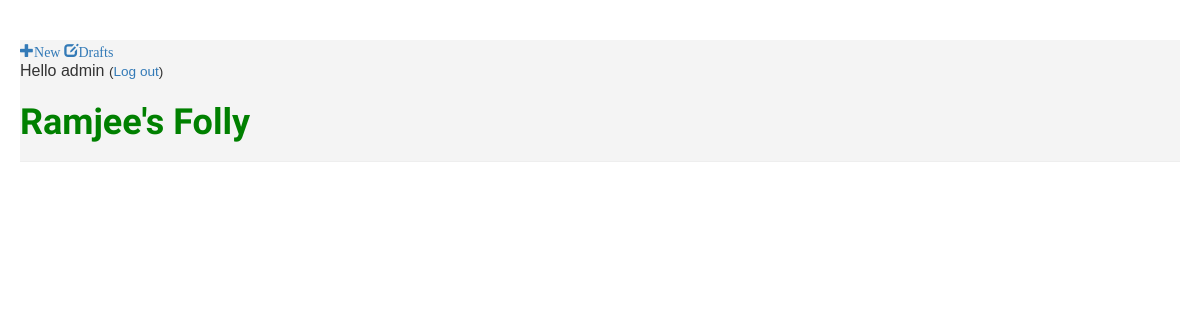
Before: /drafts/ (signed in) with the older database file.
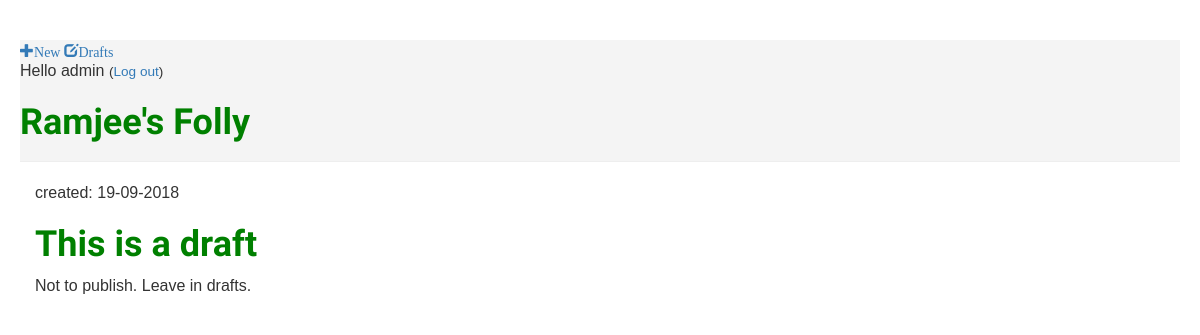
After: the same page with the newer database file.
### blog/models.py (models this page shows, shortened)
class Post(models.Model):
    author = models.ForeignKey('auth.User', on_delete=models.CASCADE)
    title = models.CharField(max_length=200)
    text = models.TextField()
    image = models.ImageField(upload_to=upload_location,
    		null=True, blank=True)
    height_field = models.IntegerField(default=0)
    width_field = models.IntegerField(default=0)
    created_date = models.DateTimeField(
            default=timezone.now)
    published_date = models.DateTimeField(
            blank=True, null=True)

### blog/views.py (the view)
# urls.py: path('drafts/', views.post_draft_list, name='post_draft_list'),
@login_required
def post_draft_list(request):
    posts = Post.objects.filter(published_date__isnull=True).order_by('created_date')
    return render(request, 'blog/post_draft_list.html', {'posts': posts})

### blog/templates/blog/post_draft_list.html
{% extends 'blog/base.html' %}
{% block content %}
    {% for post in posts %}
        <div class="post">
            <p class="date">created: {{ post.created_date|date:'d-m-Y' }}</p>
            <h1><a href="{% url 'post_detail' pk=post.pk %}">{{ post.title }}</a></h1>
            <p>{{ post.text|truncatechars:200 }}</p>
        </div>
    {% endfor %}
{% endblock %}

### blog/templates/blog/base.html (shortened to what this page needs)
{% load static %}
<html>
    <head>
        <link rel="stylesheet" href="https://maxcdn.bootstrapcdn.com/bootstrap/3.3.7/css/bootstrap.min.css">
<link rel="stylesheet" href="https://maxcdn.bootstrapcdn.com/bootstrap/3.3.7/css/bootstrap-theme.min.css">
        <link rel="stylesheet" href="{% static 'css/blog.css' %}">
    </head>
<body>
    <div class="page-header">
{% if user.is_authenticated %}
    <a href="{% url 'post_new' %}" class="top-menu"><span class="glyphicon glyphicon-plus">New</span></a>
    <a href="{% url 'post_draft_list' %}" class="top-menu"><span class="glyphicon glyphicon-edit">Drafts</span></a>
	<p class="top-menu">Hello {{ user.username }} <small>(<a href="{% url 'logout' %}">Log out</a>)</small></p>
{% else %}
	    <a href="{% url 'login' %}" class="top-menu"><span class="glyphicon glyphicon-lock"></span></a>
{% endif %}
        <h1><a href="/">Ramjee's Folly</a></h1>
    </div>
    <div class="content container">
        <div class="row">
            <div class="col-md-8">
            {% block content %}
            {% endblock %}
            </div>
        </div>
    </div>
</body>
</html>

Changed rows visible on the page:
added Post: created_date "19-09-2018", title "This is a draft", text "Not to publish. Leave in drafts."
